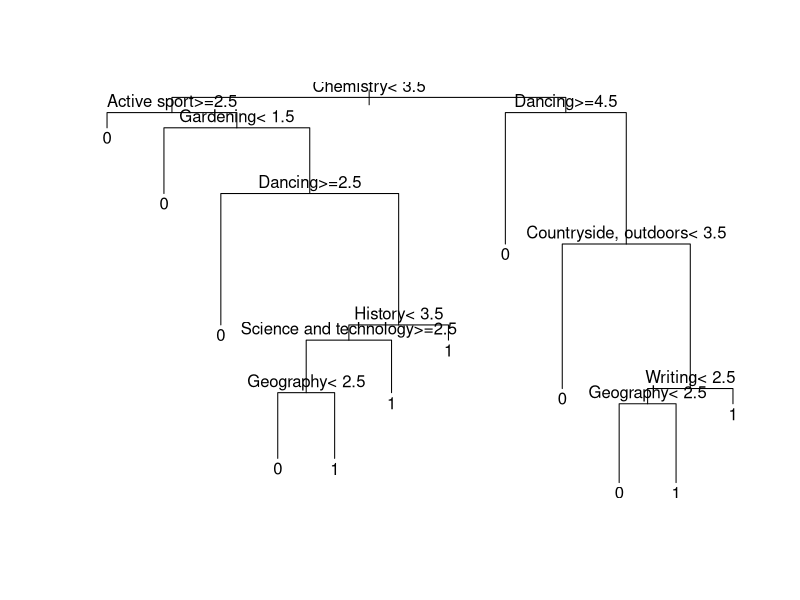
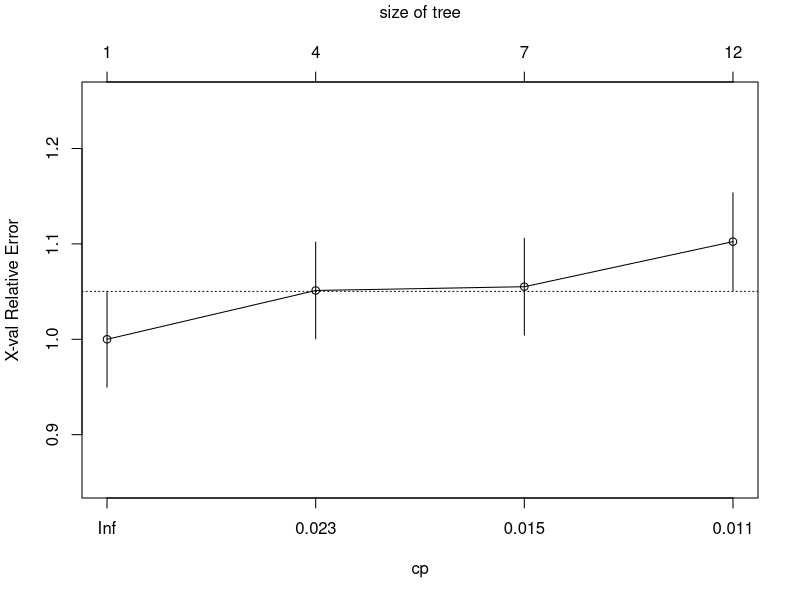

Reproduce these figures in R, in order. (Note: this script raises an error after producing the figures.)
## ---- chunk 1
require(readr)
require(rpart)
## ---- chunk 2
# Load the data
responses <- read_csv("../Data/imputed_responses.csv")
## ---- chunk 3
# Subset the Data for train and test
set.seed(10)
datasplit <- sort(sample(nrow(responses), 0.7*nrow(responses)))
responses.train <- responses[datasplit, ]
responses.test <- responses[-datasplit, ]
## ---- chunk 4
# Groups of Column Number
interest.group <- c(32:63)
spend.group <- c(134:140)
# Subset of Dataframe
responses.save.train <- responses.train[,interest.group]
responses.save.train <- cbind(responses.save.train, responses.train[,spend.group[1]])
responses.save.test <- responses.test[,interest.group]
responses.save.test <- cbind(responses.save.test, responses.test[,spend.group[1]])
## ---- chunk 5
# Creating a function to convert the columns of the dataframe to vector
col.to.vec <- function(df, colnum){
  vec <- unlist(df[,colnum])
  return(vec)
}

# Create a function to convert the multilabel of 1 to 5 to classes of 1 to 3 as 0 and 4,5 as 1
convert.two.target <- function(x, threshold){
  x[which(x <= threshold)] <- 0
  x[which(x > threshold)] <- 1
  return(x)
}
## ---- chunk 6
# Changing the multilabels to two labels
responses.save.train$Finances <- convert.two.target(responses.save.train$Finances, 3)
responses.save.test$Finances <- convert.two.target(responses.save.test$Finances, 3)
## ---- chunk 7
tree_model <- rpart(Finances ~ ., data = responses.save.train, method = "class")
summary(tree_model)
## ---- chunk 8
plot(tree_model)
text(tree_model, pretty=0)
## ---- chunk 9
printcp(tree_model)
## ---- chunk 10
plotcp(tree_model)
## ---- chunk 11
# Pruning the tree
prune_tree_model <- prune(tree_model, cp = tree_model$cptable[which.min(tree_model$cptable[,"xerror"]), "CP"])
#plot(prune_tree_model)
## ---- chunk 12
# Predicting the Save Response with tree without pruning
predictedsaveresponses <- predict(tree_model, newdata = responses.save.test, type ="class")
table(predictedsaveresponses, responses.save.test$Finances)
confusionMatrix(predictedsaveresponses, responses.save.test$Finances)
## ---- chunk 13
# Prediction using pruned tree
predictedsaveresponses <- predict(prune_tree_model, newdata = responses.save.test, type ="class")
table(predictedsaveresponses, responses.save.test$Finances)
confusionMatrix(predictedsaveresponses, responses.save.test$Finances)
